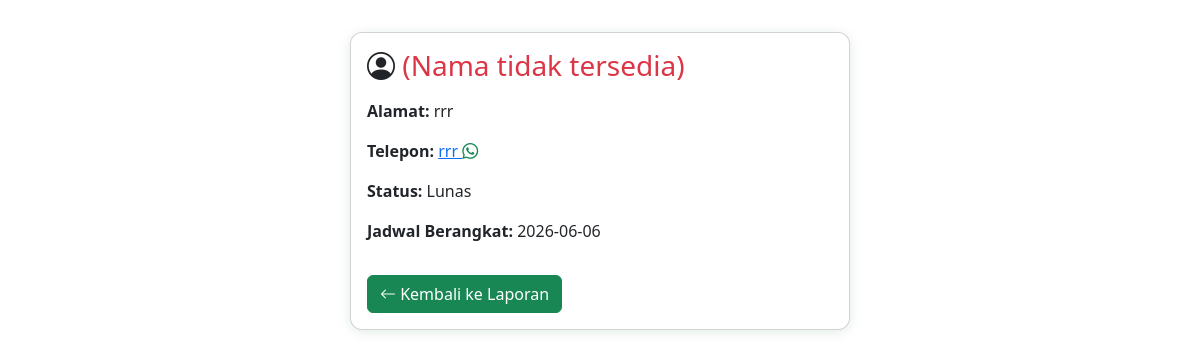
The app's page /contern/jamaahHaji/detailJamaah.php?id=34 with its own data.
### tables this page shows
CREATE TABLE `jamaah_haji` (
  `id` int NOT NULL,
  `foto` varchar(100) NOT NULL,
  `nik` varchar(20) NOT NULL,
  `no_porsi` varchar(30) NOT NULL,
  `nama_lengkap` varchar(100) NOT NULL,
  `jenis_kelamin` varchar(20) DEFAULT NULL,
  `tanggal_lahir` date NOT NULL,
  `alamat` varchar(200) DEFAULT NULL,
  `telepon` varchar(30) DEFAULT NULL,
  `no_paspor` varchar(20) DEFAULT NULL,
  `golongan_darah` varchar(5) DEFAULT NULL,
  `penyakit_bawaan` varchar(100) DEFAULT NULL,
  `jadwal_berangkat` date DEFAULT NULL,
  `status` varchar(250) NOT NULL,
  `data_pulang` date DEFAULT NULL,
  `id_pembimbing` int DEFAULT NULL
);

### contern/jamaahHaji/detailJamaah.php (the view, shortened to what this page needs)
<?php
include $_SERVER['DOCUMENT_ROOT'] . '/jamaah_haji/backend/database.php';
$id = intval($_GET['id']);
$query = $conn->query("SELECT * FROM jamaah_haji WHERE id = $id");
$row = $query->fetch_assoc();
?>
<!DOCTYPE html>
<html lang="id">
<head>
    <link rel="stylesheet" href="../../jamaahHaji/index.css">
    <link rel="stylesheet" href="https://cdn.jsdelivr.net/npm/bootstrap@5.3.7/dist/css/bootstrap.min.css" />
    <link rel="stylesheet" href="https://cdn.jsdelivr.net/npm/bootstrap-icons@1.13.1/font/bootstrap-icons.min.css" />
</head>
<body>
    <div class="container mt-4">
        <div class="card detail-card">
            <div class="card-body">
                <h3 class="card-title mb-3"><i class="bi bi-person-circle"></i> <?= !empty($row['nama']) ? htmlspecialchars($row['nama']) : '<span class="text-danger">(Nama tidak tersedia)</span>' ?> </h3>
                <p><strong>Alamat:</strong> <?= isset($row['alamat']) ? htmlspecialchars($row['alamat']) : '<span class="text-danger">(Alamat tidak tersedia)</span>' ?></p>
                <p><strong>Telepon:</strong> <a href="javascript:void(0)" onclick="sendWhatsAppWithPDF('<?= preg_replace('/[^0-9]/', '', $row['telepon'] ?? '') ?>', '<?= addslashes($row['nama'] ?? '') ?>', '<?= $id ?>', '<?= date('Y', strtotime($row['jadwal_berangkat'] ?? '')) ?>')" title="Kirim PDF via WhatsApp"><?= isset($row['telepon']) ? htmlspecialchars($row['telepon']) : '<span class="text-danger">(Telepon tidak tersedia)</span>' ?> <i class="bi bi-whatsapp text-success"></i></a></p>
                <p><strong>Status:</strong> <?= isset($row['status']) ? htmlspecialchars($row['status']) : '<span class="text-danger">(Status tidak tersedia)</span>' ?></p>
                <p><strong>Jadwal Berangkat:</strong> <?= isset($row['jadwal_berangkat']) ? htmlspecialchars($row['jadwal_berangkat']) : '<span class="text-danger">(Jadwal tidak tersedia)</span>' ?></p>
                <a href="laporan.php?tahun=<?= isset($row['jadwal_berangkat']) ? date('Y', strtotime($row['jadwal_berangkat'])) : '' ?>" class="btn btn-success mt-3"><i class="bi bi-arrow-left"></i> Kembali ke Laporan</a>
            </div>
        </div>
  </div>
</body>
</html>

### index.css (style rules this page uses)
body { height: 100vh; margin: 0; }
a { color: #388e3c; text-decoration: none; }

### contern/jamaahHaji/detailJamaah.php (style rules this page uses)
.detail-card { max-width: 500px; margin: 2rem auto; box-shadow: 0 2px 12px #226d3d22; border-radius: 12px; }

### records on screen
jamaah_haji: alamat "rrr", telepon "rrr", status "Lunas", jadwal_berangkat "2026-06-06"
